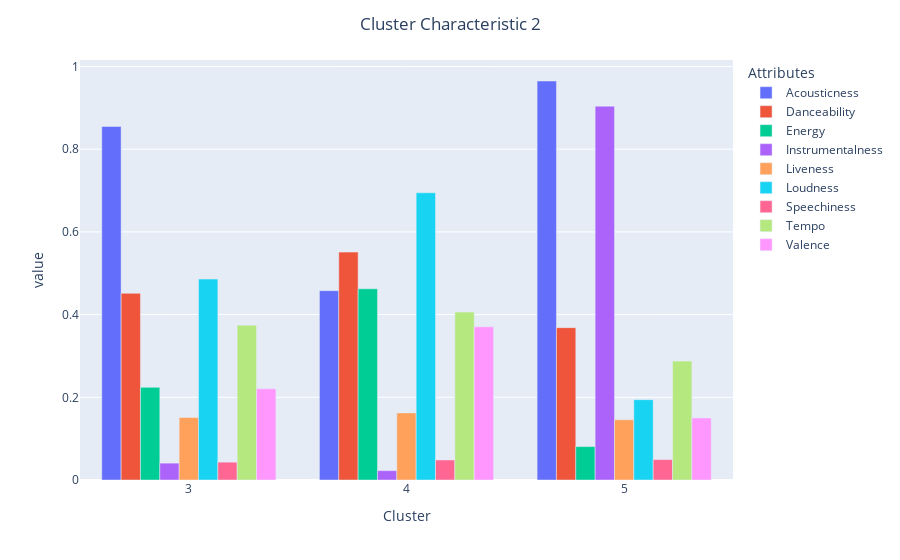

Source (notebook cell):
### Code cell
px.bar(dfGrouped_mean[3:],barmode = 'group').update_layout(legend_title = 'Attributes',title = 'Cluster Characteristic 2',title_x=0.5)

### Figure 1 — Plotly figure (JSON) as saved in the notebook; plotly's stock layout.template omitted (floating-point values rounded to 4 significant figures)
{"data": [{"alignmentgroup": "True", "hovertemplate": "variable=Acousticness<br>Cluster=%{x}<br>value=%{y}<extra></extra>", "legendgroup": "Acousticness", "marker": {"color": "#636efa", "pattern": {"shape": ""}}, "name": "Acousticness", "offsetgroup": "Acousticness", "orientation": "v", "showlegend": true, "textposition": "auto", "type": "bar", "x": [3, 4, 5], "xaxis": "x", "y": [0.8551, 0.458, 0.965], "yaxis": "y"}, {"alignmentgroup": "True", "hovertemplate": "variable=Danceability<br>Cluster=%{x}<br>value=%{y}<extra></extra>", "legendgroup": "Danceability", "marker": {"color": "#EF553B", "pattern": {"shape": ""}}, "name": "Danceability", "offsetgroup": "Danceability", "orientation": "v", "showlegend": true, "textposition": "auto", "type": "bar", "x": [3, 4, 5], "xaxis": "x", "y": [0.4515, 0.5511, 0.3685], "yaxis": "y"}, {"alignmentgroup": "True", "hovertemplate": "variable=Energy<br>Cluster=%{x}<br>value=%{y}<extra></extra>", "legendgroup": "Energy", "marker": {"color": "#00cc96", "pattern": {"shape": ""}}, "name": "Energy", "offsetgroup": "Energy", "orientation": "v", "showlegend": true, "textposition": "auto", "type": "bar", "x": [3, 4, 5], "xaxis": "x", "y": [0.224, 0.4624, 0.08081], "yaxis": "y"}, {"alignmentgroup": "True", "hovertemplate": "variable=Instrumentalness<br>Cluster=%{x}<br>value=%{y}<extra></extra>", "legendgroup": "Instrumentalness", "marker": {"color": "#ab63fa", "pattern": {"shape": ""}}, "name": "Instrumentalness", "offsetgroup": "Instrumentalness", "orientation": "v", "showlegend": true, "textposition": "auto", "type": "bar", "x": [3, 4, 5], "xaxis": "x", "y": [0.04079, 0.0226, 0.9042], "yaxis": "y"}, {"alignmentgroup": "True", "hovertemplate": "variable=Liveness<br>Cluster=%{x}<br>value=%{y}<extra></extra>", "legendgroup": "Liveness", "marker": {"color": "#FFA15A", "pattern": {"shape": ""}}, "name": "Liveness", "offsetgroup": "Liveness", "orientation": "v", "showlegend": true, "textposition": "auto", "type": "bar", "x": [3, 4, 5], "xaxis": "x", "y": [0.1511, 0.1623, 0.1457], "yaxis": "y"}, {"alignmentgroup": "True", "hovertemplate": "variable=Loudness<br>Cluster=%{x}<br>value=%{y}<extra></extra>", "legendgroup": "Loudness", "marker": {"color": "#19d3f3", "pattern": {"shape": ""}}, "name": "Loudness", "offsetgroup": "Loudness", "orientation": "v", "showlegend": true, "textposition": "auto", "type": "bar", "x": [3, 4, 5], "xaxis": "x", "y": [0.486, 0.6946, 0.1943], "yaxis": "y"}, {"alignmentgroup": "True", "hovertemplate": "variable=Speechiness<br>Cluster=%{x}<br>value=%{y}<extra></extra>", "legendgroup": "Speechiness", "marker": {"color": "#FF6692", "pattern": {"shape": ""}}, "name": "Speechiness", "offsetgroup": "Speechiness", "orientation": "v", "showlegend": true, "textposition": "auto", "type": "bar", "x": [3, 4, 5], "xaxis": "x", "y": [0.04315, 0.04844, 0.04937], "yaxis": "y"}, {"alignmentgroup": "True", "hovertemplate": "variable=Tempo<br>Cluster=%{x}<br>value=%{y}<extra></extra>", "legendgroup": "Tempo", "marker": {"color": "#B6E880", "pattern": {"shape": ""}}, "name": "Tempo", "offsetgroup": "Tempo", "orientation": "v", "showlegend": true, "textposition": "auto", "type": "bar", "x": [3, 4, 5], "xaxis": "x", "y": [0.3744, 0.406, 0.2875], "yaxis": "y"}, {"alignmentgroup": "True", "hovertemplate": "variable=Valence<br>Cluster=%{x}<br>value=%{y}<extra></extra>", "legendgroup": "Valence", "marker": {"color": "#FF97FF", "pattern": {"shape": ""}}, "name": "Valence", "offsetgroup": "Valence", "orientation": "v", "showlegend": true, "textposition": "auto", "type": "bar", "x": [3, 4, 5], "xaxis": "x", "y": [0.2204, 0.3705, 0.15], "yaxis": "y"}], "layout": {"autosize": true, "barmode": "group", "legend": {"title": {"text": "Attributes"}, "tracegroupgap": 0}, "margin": {"t": 60}, "title": {"text": "Cluster Characteristic 2", "x": 0.5}, "xaxis": {"anchor": "y", "autorange": true, "domain": [0, 1], "range": [2.5, 5.5], "title": {"text": "Cluster"}, "type": "linear"}, "yaxis": {"anchor": "x", "autorange": true, "domain": [0, 1], "range": [0, 1.016], "title": {"text": "value"}, "type": "linear"}}}
